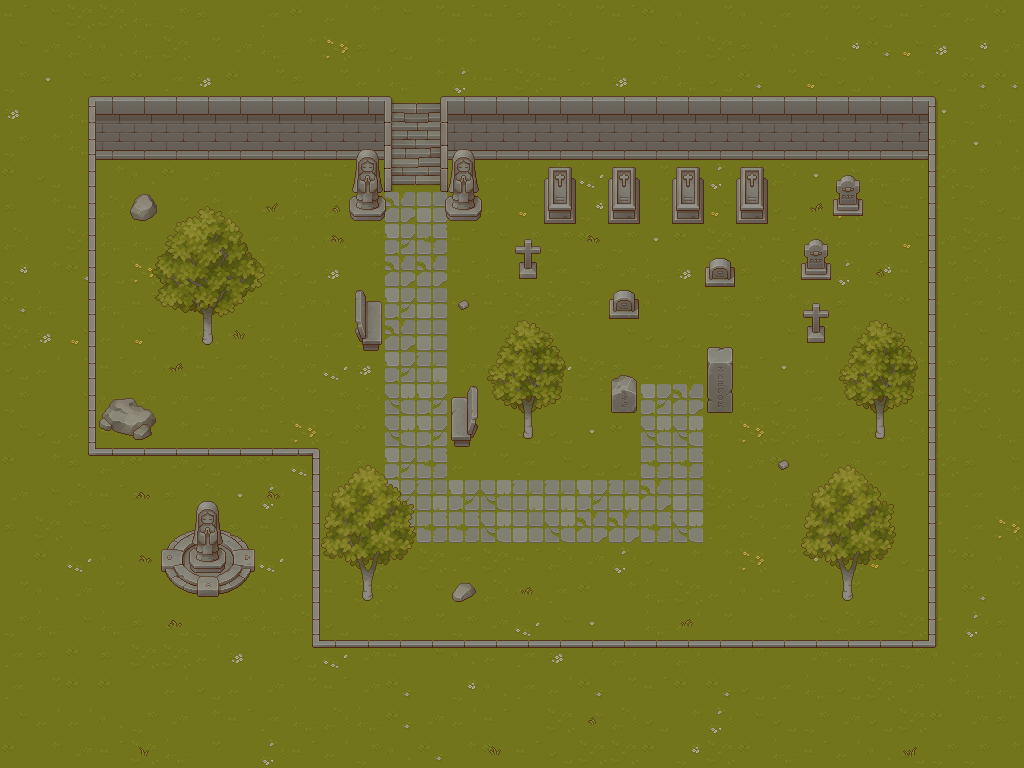

This is a level from a 2D game, rendered from its Tiled map with the project's own tilesets. A one-line summary and the map file follow, with tile-layer data summarised:
An orthogonal 32x24 tile map with 32x32 px tiles, 7 tile layers (background, Tile Layer 8, shadows, walls, ...), 1 hidden layer not drawn and 18 objects.

<map version="1.10" tiledversion="1.10.2" orientation="orthogonal" renderorder="right-down" width="32" height="24" tilewidth="32" tileheight="32" infinite="0" nextlayerid="17" nextobjectid="55">
 <tileset firstgid="1" source="../../tilesheet.tsx" />
 <group id="10" name="lower_group">
  <layer id="1" name="background" width="32" height="24">
   <data>[768 cells, 768 non-empty, 36 distinct tile ids]</data>
  </layer>
  <layer id="13" name="Tile Layer 8" width="32" height="24">
   <data>[768 cells, 26 non-empty, 21 distinct tile ids]</data>
  </layer>
  <layer id="2" name="shadows" width="32" height="24">
   <data>[768 cells, 5 non-empty, 3 distinct tile ids]</data>
  </layer>
  <layer id="3" name="walls" width="32" height="24">
   <data>[768 cells, 110 non-empty, 16 distinct tile ids]</data>
  </layer>
  <layer id="4" name="decor_lower" width="32" height="24">
   <data>[768 cells, 36 non-empty, 24 distinct tile ids]</data>
  </layer>
  <layer id="11" name="Lower upper" width="32" height="24">
   <data>[768 cells, 0 non-empty, 0 distinct tile ids]</data>
  </layer>
 </group>
 <group id="12" name="upper_group">
  <layer id="5" name="decor_upper" width="32" height="24">
   <data>[768 cells, 83 non-empty, 51 distinct tile ids]</data>
  </layer>
 </group>
 <layer id="7" name="collision" width="32" height="24" visible="0">
  <data>[768 cells, 78 non-empty, 2 distinct tile ids]</data>
 </layer>
 <objectgroup id="15" name="world_gen" />
 <objectgroup id="16" name="collision_fine">
  <object id="28" x="479.667" y="199.667" width="2" height="17.3333" />
  <object id="30" x="444.667" y="197.667" width="3.66667" height="20.3333" />
  <object id="31" x="383.333" y="199.333" width="2.66667" height="18.3333" />
  <object id="32" x="348.333" y="197.667" width="4.66667" height="20.6667" />
  <object id="34" x="223.333" y="551.333" width="2" height="18" />
  <object id="35" x="189.333" y="552" width="3.33333" height="17.3333" />
  <object id="40" x="113.667" y="398.667" width="22" height="17.6667" />
  <object id="41" x="136.333" y="405.333" width="17.3333" height="10.3333" />
  <object id="42" x="102.333" y="401" width="11.3333" height="15.6667" />
  <object id="46" x="88.3031" y="449.443" width="231" height="7" />
  <object id="47" x="88.9698" y="97.7772" width="8" height="350.667" />
  <object id="48" x="89.6364" y="97.7772" width="302.667" height="5.33333" />
  <object id="49" x="384.97" y="98.4438" width="7.33333" height="94.6667" />
  <object id="50" x="441.636" y="98.4438" width="5.33333" height="93.3333" />
  <object id="51" x="312.303" y="450.443" width="8" height="198.667" />
  <object id="52" x="312.303" y="640.443" width="624" height="8.66667" />
  <object id="53" x="927.636" y="98.4438" width="9.33333" height="547.333" />
  <object id="54" x="440.97" y="97.7772" width="496" height="5.33333" />
 </objectgroup>
</map>